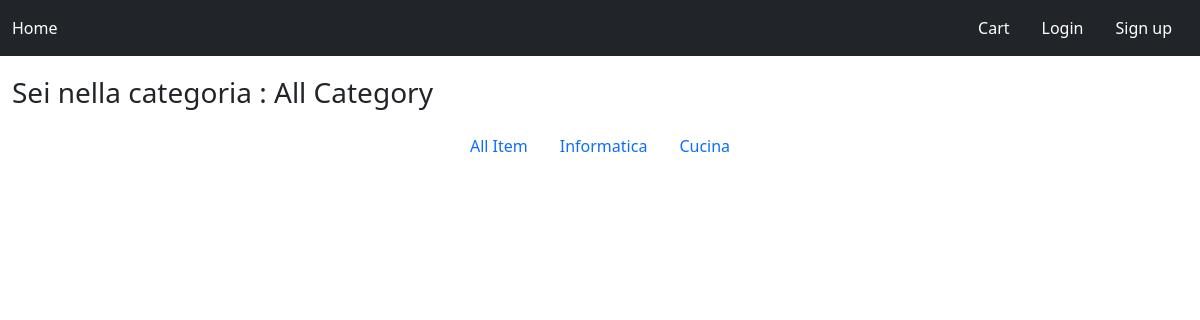
The app's page /, older data.
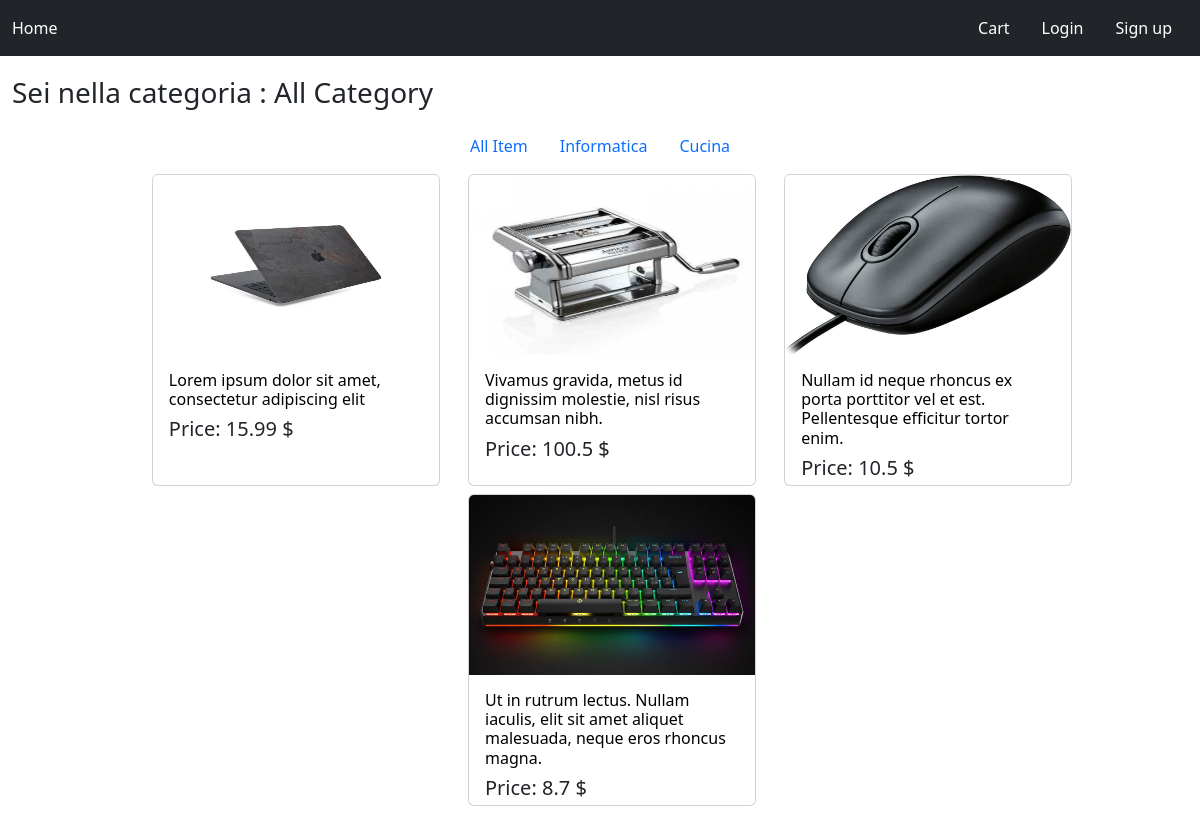
The same page, newer data.
### shopOnline/models.py (models this page shows)
class Item(models.Model):
    name = models.CharField(max_length=1200, db_index=True)
    image = models.ImageField(null=True, upload_to='images/', blank=True)
    price = models.FloatField(default=0)
    available = models.BooleanField(default=True)
    description = models.CharField(default="csdc", max_length=10000, db_index=True)
    categories=models.ForeignKey(Categories,on_delete=models.CASCADE,default=None)

### shopOnline/views.py (the view)
# urls.py: path('',listofItem.as_view(),name='shop'),
class listofItem(ListView):
    context_object_name = "list_items"
    template_name = "shopOnline/shop.html"
    def get_queryset(self, *args, **kwargs):
        pk_list = self.kwargs
        if pk_list =={}:
            queryset = Item.objects.filter()
        else:
            queryset = Item.objects.filter(categories=pk_list['pk'])
            print(queryset.values())
        return queryset
    def get_context_data(self, **kwargs):
        context = super().get_context_data(**kwargs)
        pk_list = self.kwargs
        if pk_list =={}:
            context["nameCategory"]="All Category"
        else:
            queryC=Item.objects.filter(pk=pk_list['pk']).select_related("categories").all()
            for item in queryC:
                context["nameCategory"] = item.categories.name
        item_id_cart = []
        Cart(self.request)
        if self.request.session['cart']:
            session_cart = self.request.session['cart']
            for item in session_cart:
                item_id_cart.append(int(item))
            print(item_id_cart)
            context["cart_id"]=item_id_cart
        print("user e ")
        print(self.request.user.pk)
        return context

### cart/context_processor.py (called while the page is built)
def cart(request):
    return {'cart':Cart(request)}

### shopOnline/templates/shopOnline/shop.html
{% extends 'base.html' %} }
{% load static %}
{% block content %}
<div style="text-align: center;padding-top: 1vw">
<div style="float: left;">
<h3>Sei nella categoria : {{ nameCategory }}</h3>
</div>
<ul class="nav justify-content-center" style="margin-top: 50px">
  <li class="nav-item">
    <a class="nav-link active" aria-current="page" href={% url 'shop' %}>All Item </a>
  </li>
  <li class="nav-item">
    <a class="nav-link" href={% url 'shopCategoria' 1 %}>Informatica</a>
  </li>
  <li class="nav-item">
    <a class="nav-link" href={% url 'shopCategoria' 2 %}>Cucina</a>
  </li>
</ul>
    {% for item in list_items %}
        <div class="card mt-2 ms-4" style="width: 18rem; display: inline-flex;height: 26vw">
         <a href="{% url 'detail_item' item.pk%}">
            <img  src={{ MEDIA_URL }}{{ item.image }} class="card-img-top" style="height: 15vw" > </a>
  <div class="card-body" style="text-align: left">
      <a href="{% url 'detail_item' item.pk%}" class="link-offset-2 link-underline link-underline-opacity-0" style="text-decoration: none;color: black;}"> <h6 class="card-title" style=":hover {color: blue}:visited {color: cornflowerblue}" >{{ item.name }}</h6> </a>
      <h5 style="left: 0">Price: {{ item.price }} $</h5>
  </div>
    </div>
     {% endfor %}
</div>
{% endblock %}

### templates/base.html (shortened to what this page needs)
{% load static %}
<!DOCTYPE html>
<html class="no-js" lang="pt-br">
<head>
    <link href="https://cdn.jsdelivr.net/npm/bootstrap@5.3.3/dist/css/bootstrap.min.css" rel="stylesheet">
    <link href="https://cdn.jsdelivr.net/npm/bootstrap@5.3.3/dist/css/bootstrap.min.css"
          rel="stylesheet">
    <link rel="stylesheet" href="https://cdn.jsdelivr.net/npm/bootstrap-icons@1.11.3/font/bootstrap-icons.min.css">
</head>
<body>
<div style="position:fixed ;z-index: 20; width: 100% ;top: 0" >
<nav class="navbar navbar-expanded-lg navbar-dark bg-dark mb-5">
    <div class="container-fluid">
        <div class="">
            <ul class="navbar-nav" >
                <li class="nav-item">
          <a class="nav-link active"  href="{% url 'shop' %}">Home</a>
        </li>
            </ul>
        </div>
         <div>
            <ul class="nav link-light" style="color: white">
                {% if user.is_authenticated %}
                    <li class="nav-item">
                    <h5 style="padding-top: 7px;margin-right: 10px" >Hi {{ user.first_name }} {{ user.last_name }} !
                    </h5>
                </li>
                    <li class="nav-item">
                    <a class="nav-link" style="color: white" href="{% url 'cart_detail' %}">Cart
                    </a>
                </li>
                     <li class="nav-item">
                    <a class="nav-link " style="color: white" href="{% url 'detail_orders' %}">Your Order
                    </a>
                </li>
                    <li class="nav-item">
        <form action="{% url 'logout' %}" method="post">
        {% csrf_token %}
        <button type="submit" class="btn  btn-primary ">Log Out</button>
        </form>
                          </li>
                 {% else %}
                    <li class="nav-item">
                    <a class="nav-link" style="color: white" href="{% url 'cart_detail' %}">Cart
                    </a>
                </li>
                <li class="nav-item">
                    <a class="nav-link" style="color: white" href="{% url 'login' %}">Login
                    </a>
                </li>
                <li class="nav-item">
                    <a class="nav-link" style="color: white" href="{% url 'signup' %}">Sign up
                    </a>
                </li>
                 {% endif %}
            </ul>
        </div>
    </div>
</nav>
</div>
    <div class="container-fluid mt-5 pt-3">
        {% block content %}
        {% endblock %}
    </div>
</body>
</html>

Row changes from the older to the newer data that the page shows:
added Item: image (picture), name "Lorem ipsum dolor sit amet, consectetur adipiscing elit", price "15.99"
added Item: image (picture), name "Vivamus gravida, metus id dignissim molestie, nisl risus accumsan nibh.", price "100.5"
added Item: image (picture), name "Nullam id neque rhoncus ex porta porttitor vel et est. Pellentesque efficitur tortor enim.", price "10.5"
added Item: image (picture), name "Ut in rutrum lectus. Nullam iaculis, elit sit amet aliquet malesuada, neque eros rhoncus magna.", price "8.7"
